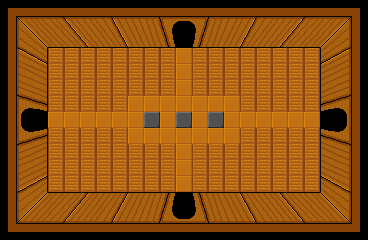

This game map was drawn from its Tiled (.tmx) file and the tilesets committed beside it. A one-line description and the full map source follow:
An orthogonal 23x15 tile map with 16x16 px tiles, 5 tile layers (fondo, door_right, door_left, door_up, ...), 2 tilesets.

<map version="1.10" tiledversion="1.11.0" orientation="orthogonal" renderorder="right-down" width="23" height="15" tilewidth="16" tileheight="16" infinite="0" nextlayerid="7" nextobjectid="1">
 <tileset firstgid="1" name="map_shop_tileset" tilewidth="16" tileheight="16" tilecount="345" columns="23">
  <image source="map_shop_tileset.png" width="368" height="240" />
 </tileset>
 <tileset firstgid="346" name="map_boss_1_tileset" tilewidth="16" tileheight="16" tilecount="345" columns="23">
  <image source="../boss/map_boss_1_tileset.png" width="368" height="240" />
 </tileset>
 <layer id="1" name="fondo" width="23" height="15">
  <data encoding="csv">
1,2,3,4,5,6,7,8,9,10,11,12,13,14,15,16,17,18,19,20,21,22,23,
24,25,26,27,28,29,30,31,32,33,34,35,36,37,38,39,40,41,42,43,44,45,46,
47,48,49,50,51,52,53,54,55,56,57,58,59,60,61,62,63,64,65,66,67,68,69,
70,71,72,73,73,73,73,73,73,73,73,74,73,73,73,73,73,73,73,73,90,91,92,
93,94,95,73,73,73,73,73,73,73,73,74,73,73,73,73,73,73,73,73,113,114,115,
116,117,118,73,73,73,73,73,73,73,73,74,73,73,73,73,73,73,73,73,136,137,138,
139,140,141,73,73,73,73,73,74,74,74,74,74,74,74,73,73,73,73,73,159,160,161,
162,163,164,74,74,74,74,74,74,75,74,75,74,75,74,74,74,74,74,74,182,183,184,
185,186,187,73,73,73,73,73,74,74,74,74,74,74,74,73,73,73,73,73,205,206,207,
208,209,210,73,73,73,73,73,73,73,73,74,73,73,73,73,73,73,73,73,228,229,230,
231,232,233,73,73,73,73,73,73,73,73,74,73,73,73,73,73,73,73,73,251,252,253,
254,255,256,73,73,73,73,73,73,73,73,74,73,73,73,73,73,73,73,73,274,275,276,
277,278,279,280,281,282,283,284,285,286,287,288,289,290,291,292,293,294,295,296,297,298,299,
300,301,302,303,304,305,306,307,308,309,310,311,312,313,314,315,316,317,318,319,320,321,322,
323,324,325,326,327,328,329,330,331,332,333,334,335,336,337,338,339,340,341,342,343,344,345
</data>
 </layer>
 <layer id="3" name="door_right" width="23" height="15">
  <data encoding="csv">
0,0,0,0,0,0,0,0,0,0,0,0,0,0,0,0,0,0,0,0,0,0,0,
0,0,0,0,0,0,0,0,0,0,0,0,0,0,0,0,0,0,0,0,0,0,0,
0,0,0,0,0,0,0,0,0,0,0,0,0,0,0,0,0,0,0,0,0,0,0,
0,0,0,0,0,0,0,0,0,0,0,0,0,0,0,0,0,0,0,0,0,0,0,
0,0,0,0,0,0,0,0,0,0,0,0,0,0,0,0,0,0,0,0,0,0,0,
0,0,0,0,0,0,0,0,0,0,0,0,0,0,0,0,0,0,0,0,0,0,0,
0,0,0,0,0,0,0,0,0,0,0,0,0,0,0,0,0,0,0,0,474,475,0,
0,0,0,0,0,0,0,0,0,0,0,0,0,0,0,0,0,0,0,0,497,498,0,
0,0,0,0,0,0,0,0,0,0,0,0,0,0,0,0,0,0,0,0,520,521,0,
0,0,0,0,0,0,0,0,0,0,0,0,0,0,0,0,0,0,0,0,0,0,0,
0,0,0,0,0,0,0,0,0,0,0,0,0,0,0,0,0,0,0,0,0,0,0,
0,0,0,0,0,0,0,0,0,0,0,0,0,0,0,0,0,0,0,0,0,0,0,
0,0,0,0,0,0,0,0,0,0,0,0,0,0,0,0,0,0,0,0,0,0,0,
0,0,0,0,0,0,0,0,0,0,0,0,0,0,0,0,0,0,0,0,0,0,0,
0,0,0,0,0,0,0,0,0,0,0,0,0,0,0,0,0,0,0,0,0,0,0
</data>
 </layer>
 <layer id="4" name="door_left" width="23" height="15">
  <data encoding="csv">
0,0,0,0,0,0,0,0,0,0,0,0,0,0,0,0,0,0,0,0,0,0,0,
0,0,0,0,0,0,0,0,0,0,0,0,0,0,0,0,0,0,0,0,0,0,0,
0,0,0,0,0,0,0,0,0,0,0,0,0,0,0,0,0,0,0,0,0,0,0,
0,0,0,0,0,0,0,0,0,0,0,0,0,0,0,0,0,0,0,0,0,0,0,
0,0,0,0,0,0,0,0,0,0,0,0,0,0,0,0,0,0,0,0,0,0,0,
0,0,0,0,0,0,0,0,0,0,0,0,0,0,0,0,0,0,0,0,0,0,0,
0,124,125,0,0,0,0,0,0,0,0,0,0,0,0,0,0,0,0,0,0,0,0,
0,147,148,0,0,0,0,0,0,0,0,0,0,0,0,0,0,0,0,0,0,0,0,
0,170,171,0,0,0,0,0,0,0,0,0,0,0,0,0,0,0,0,0,0,0,0,
0,0,0,0,0,0,0,0,0,0,0,0,0,0,0,0,0,0,0,0,0,0,0,
0,0,0,0,0,0,0,0,0,0,0,0,0,0,0,0,0,0,0,0,0,0,0,
0,0,0,0,0,0,0,0,0,0,0,0,0,0,0,0,0,0,0,0,0,0,0,
0,0,0,0,0,0,0,0,0,0,0,0,0,0,0,0,0,0,0,0,0,0,0,
0,0,0,0,0,0,0,0,0,0,0,0,0,0,0,0,0,0,0,0,0,0,0,
0,0,0,0,0,0,0,0,0,0,0,0,0,0,0,0,0,0,0,0,0,0,0
</data>
 </layer>
 <layer id="5" name="door_up" width="23" height="15">
  <data encoding="csv">
0,0,0,0,0,0,0,0,0,0,0,0,0,0,0,0,0,0,0,0,0,0,0,
0,0,0,0,0,0,0,0,0,0,80,81,82,0,0,0,0,0,0,0,0,0,0,
0,0,0,0,0,0,0,0,0,0,103,104,105,0,0,0,0,0,0,0,0,0,0,
0,0,0,0,0,0,0,0,0,0,0,0,0,0,0,0,0,0,0,0,0,0,0,
0,0,0,0,0,0,0,0,0,0,0,0,0,0,0,0,0,0,0,0,0,0,0,
0,0,0,0,0,0,0,0,0,0,0,0,0,0,0,0,0,0,0,0,0,0,0,
0,0,0,0,0,0,0,0,0,0,0,0,0,0,0,0,0,0,0,0,0,0,0,
0,0,0,0,0,0,0,0,0,0,0,0,0,0,0,0,0,0,0,0,0,0,0,
0,0,0,0,0,0,0,0,0,0,0,0,0,0,0,0,0,0,0,0,0,0,0,
0,0,0,0,0,0,0,0,0,0,0,0,0,0,0,0,0,0,0,0,0,0,0,
0,0,0,0,0,0,0,0,0,0,0,0,0,0,0,0,0,0,0,0,0,0,0,
0,0,0,0,0,0,0,0,0,0,0,0,0,0,0,0,0,0,0,0,0,0,0,
0,0,0,0,0,0,0,0,0,0,0,0,0,0,0,0,0,0,0,0,0,0,0,
0,0,0,0,0,0,0,0,0,0,0,0,0,0,0,0,0,0,0,0,0,0,0,
0,0,0,0,0,0,0,0,0,0,0,0,0,0,0,0,0,0,0,0,0,0,0
</data>
 </layer>
 <layer id="6" name="door_down" width="23" height="15">
  <data encoding="csv">
0,0,0,0,0,0,0,0,0,0,0,0,0,0,0,0,0,0,0,0,0,0,0,
0,0,0,0,0,0,0,0,0,0,0,0,0,0,0,0,0,0,0,0,0,0,0,
0,0,0,0,0,0,0,0,0,0,0,0,0,0,0,0,0,0,0,0,0,0,0,
0,0,0,0,0,0,0,0,0,0,0,0,0,0,0,0,0,0,0,0,0,0,0,
0,0,0,0,0,0,0,0,0,0,0,0,0,0,0,0,0,0,0,0,0,0,0,
0,0,0,0,0,0,0,0,0,0,0,0,0,0,0,0,0,0,0,0,0,0,0,
0,0,0,0,0,0,0,0,0,0,0,0,0,0,0,0,0,0,0,0,0,0,0,
0,0,0,0,0,0,0,0,0,0,0,0,0,0,0,0,0,0,0,0,0,0,0,
0,0,0,0,0,0,0,0,0,0,0,0,0,0,0,0,0,0,0,0,0,0,0,
0,0,0,0,0,0,0,0,0,0,0,0,0,0,0,0,0,0,0,0,0,0,0,
0,0,0,0,0,0,0,0,0,0,0,0,0,0,0,0,0,0,0,0,0,0,0,
0,0,0,0,0,0,0,0,0,0,0,0,0,0,0,0,0,0,0,0,0,0,0,
0,0,0,0,0,0,0,0,0,0,195,196,197,0,0,0,0,0,0,0,0,0,0,
0,0,0,0,0,0,0,0,0,0,218,219,220,0,0,0,0,0,0,0,0,0,0,
0,0,0,0,0,0,0,0,0,0,0,0,0,0,0,0,0,0,0,0,0,0,0
</data>
 </layer>
</map>